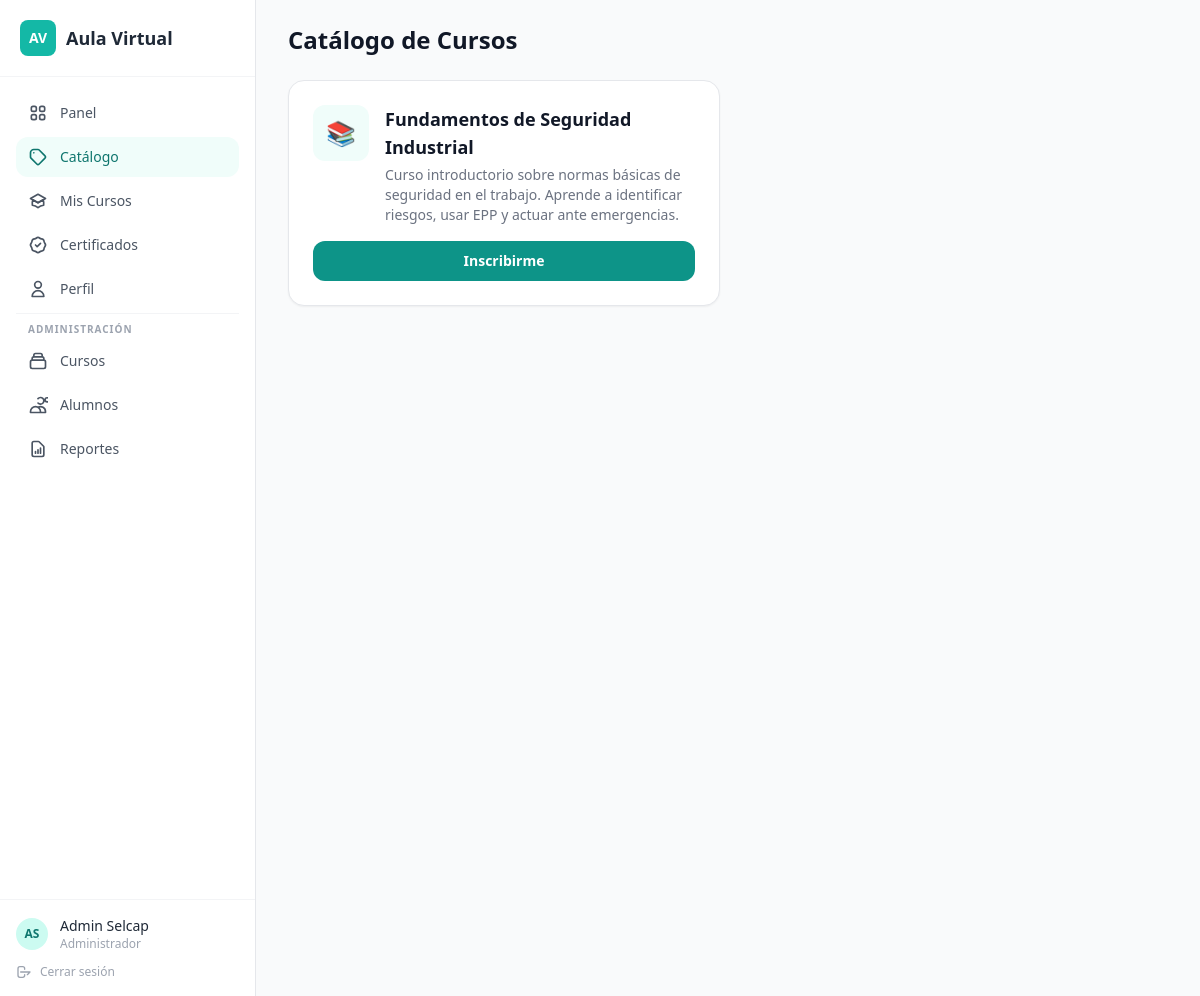
The app's page /catalogo.php (signed in) with its own data.
### tables this page shows
CREATE TABLE users (
    id INT AUTO_INCREMENT PRIMARY KEY,
    email VARCHAR(255) NOT NULL UNIQUE,
    password_hash VARCHAR(255) NOT NULL,
    first_name VARCHAR(100) NOT NULL,
    last_name VARCHAR(100) NOT NULL,
    role ENUM('admin','student') DEFAULT 'student',
    is_active TINYINT(1) DEFAULT 1,
    created_at TIMESTAMP DEFAULT CURRENT_TIMESTAMP
);

CREATE TABLE courses (
    id INT AUTO_INCREMENT PRIMARY KEY,
    title VARCHAR(255) NOT NULL,
    description TEXT,
    thumbnail_url VARCHAR(500),
    sku VARCHAR(100) UNIQUE,
    is_sequential TINYINT(1) DEFAULT 0,
    passing_grade INT DEFAULT 70,
    status ENUM('draft','published','archived') DEFAULT 'published',
    created_at TIMESTAMP DEFAULT CURRENT_TIMESTAMP
);

### includes/auth.php (called while the page is built, shortened)
<?php
require_once __DIR__ . '/config.php';
function isLoggedIn(): bool {
    return isset($_SESSION['user_id']);
}
function currentUser(): ?array {
    try {
        $stmt = db()->prepare('SELECT id, email, first_name, last_name, role FROM users WHERE id = ? AND is_active = 1');
        $stmt->execute([$_SESSION['user_id']]);
        return $stmt->fetch() ?: null;
    } catch (PDOException $e) {
        return null;
    }
}

### includes/config.php (called while the page is built, shortened)
<?php
function db(): PDO {
    static $pdo = null;
    if ($pdo === null) {
        $dsn = sprintf('mysql:host=%s;dbname=%s;charset=%s', DB_HOST, DB_NAME, DB_CHARSET);
        $pdo = new PDO($dsn, DB_USER, DB_PASS, [
            PDO::ATTR_ERRMODE => PDO::ERRMODE_EXCEPTION,
            PDO::ATTR_DEFAULT_FETCH_MODE => PDO::FETCH_ASSOC,
            PDO::ATTR_EMULATE_PREPARES => false,
        ]);
    }
    return $pdo;
}

### catalogo.php (the view, shortened to what this page needs)
<?php
require_once __DIR__ . '/includes/auth.php';
$pdo = db();
$enrolledIds = [];
$coursesStmt = $pdo->prepare('SELECT * FROM courses WHERE status = "published" ORDER BY created_at DESC');
$coursesStmt->execute();
$courses = $coursesStmt->fetchAll();
$currentPage = 'catalogo';
require __DIR__ . '/includes/header.php';
?>
<h1 class="text-2xl font-extrabold text-gray-900 mb-6">Catálogo de Cursos</h1>
<?php if (empty($courses)): ?>
  <div class="bg-white rounded-2xl border-2 border-dashed border-gray-200 p-12 text-center text-gray-400">
    No hay cursos disponibles aún.
  </div>
<?php else: ?>
  <div class="grid grid-cols-1 md:grid-cols-2 gap-4">
    <?php foreach ($courses as $c): $enrolled = in_array($c['id'], $enrolledIds); ?>
      <div class="bg-white rounded-2xl shadow-sm border border-gray-200 p-6">
        <div class="flex items-start gap-4 mb-4">
          <div class="w-14 h-14 bg-selcap-50 rounded-xl flex items-center justify-center text-2xl shrink-0">📚</div>
          <div>
            <h2 class="font-bold text-gray-900 text-lg"><?= htmlspecialchars($c['title']) ?></h2>
            <p class="text-sm text-gray-500 mt-1"><?= htmlspecialchars($c['description'] ?? '') ?></p>
          </div>
        </div>
        <?php if ($enrolled): ?>
          <a href="<?= BASE_URL ?>/curso.php?id=<?= $c['id'] ?>" class="block w-full text-center bg-selcap-600 hover:bg-selcap-700 text-white font-semibold py-2.5 rounded-xl transition-colors text-sm">
            Continuar curso →
          </a>
        <?php else: ?>
          <form method="POST" action="<?= BASE_URL ?>/enroll.php">
            <button type="submit" class="w-full bg-selcap-600 hover:bg-selcap-700 text-white font-semibold py-2.5 rounded-xl transition-colors text-sm">
              Inscribirme
            </button>
          </form>
        <?php endif; ?>
      </div>
    <?php endforeach; ?>
  </div>
<?php endif; ?>
<?php require __DIR__ . '/includes/footer.php'; ?>

### includes/header.php (shortened to what this page needs)
<?php
require_once __DIR__ . '/auth.php';
$user = currentUser();
$isAdmin = $user && $user['role'] === 'admin';
$currentPage = $currentPage ?? '';
?>
<!DOCTYPE html>
<html lang="es">
<head>
  <script src="https://cdn.tailwindcss.com"></script>
</head>
<body class="bg-gray-50 min-h-screen">
<div class="flex min-h-screen">
  <aside class="w-64 bg-white border-r border-gray-200 hidden lg:flex flex-col shrink-0">
    <div class="p-5 border-b border-gray-100">
      <a href="<?= BASE_URL ?>/dashboard.php" class="flex items-center gap-2.5 no-underline">
        <div class="w-9 h-9 bg-selcap-500 rounded-lg flex items-center justify-center">
          <span class="text-white font-extrabold text-sm">AV</span>
        </div>
        <span class="font-bold text-gray-800 text-lg">Aula Virtual</span>
      </a>
    </div>
    <nav class="flex-1 p-4 space-y-1">
      <a href="<?= BASE_URL ?>/dashboard.php" class="flex items-center gap-3 px-3 py-2.5 rounded-xl text-sm font-medium transition-colors
        <?= $currentPage === 'dashboard' ? 'bg-selcap-50 text-selcap-700' : 'text-gray-600 hover:bg-gray-50 hover:text-gray-900' ?>">
        Panel
      </a>
      <a href="<?= BASE_URL ?>/catalogo.php" class="flex items-center gap-3 px-3 py-2.5 rounded-xl text-sm font-medium transition-colors
        <?= $currentPage === 'catalogo' ? 'bg-selcap-50 text-selcap-700' : 'text-gray-600 hover:bg-gray-50 hover:text-gray-900' ?>">
        <svg class="w-5 h-5" fill="none" viewBox="0 0 24 24" stroke="currentColor"><path stroke-linecap="round" stroke-linejoin="round" stroke-width="2" d="M7 7h.01M7 3h5c.512 0 1.024.195 1.414.586l7 7a2 2 0 010 2.828l-7 7a2 2 0 01-2.828 0l-7-7A1.994 1.994 0 013 12V7a4 4 0 014-4z"/></svg>
        Catálogo
      </a>
      <a href="<?= BASE_URL ?>/mis-cursos.php" class="flex items-center gap-3 px-3 py-2.5 rounded-xl text-sm font-medium transition-colors
        <?= $currentPage === 'mis-cursos' ? 'bg-selcap-50 text-selcap-700' : 'text-gray-600 hover:bg-gray-50 hover:text-gray-900' ?>">
        Mis Cursos
      </a>
      <a href="<?= BASE_URL ?>/certificados.php" class="flex items-center gap-3 px-3 py-2.5 rounded-xl text-sm font-medium transition-colors
        <?= $currentPage === 'certificados' ? 'bg-selcap-50 text-selcap-700' : 'text-gray-600 hover:bg-gray-50 hover:text-gray-900' ?>">
        Certificados
      </a>
      <a href="<?= BASE_URL ?>/perfil.php" class="flex items-center gap-3 px-3 py-2.5 rounded-xl text-sm font-medium transition-colors
        <?= $currentPage === 'perfil' ? 'bg-selcap-50 text-selcap-700' : 'text-gray-600 hover:bg-gray-50 hover:text-gray-900' ?>">
        <svg class="w-5 h-5" fill="none" viewBox="0 0 24 24" stroke="currentColor"><path stroke-linecap="round" stroke-linejoin="round" stroke-width="2" d="M16 7a4 4 0 11-8 0 4 4 0 018 0zM12 14a7 7 0 00-7 7h14a7 7 0 00-7-7z"/></svg>
        Perfil
      </a>
      <?php if ($isAdmin): ?>
      <div class="border-t border-gray-100 my-2 pt-2">
        <p class="px-3 text-[10px] text-gray-400 mb-1 uppercase tracking-widest font-semibold">Administración</p>
      </div>
      <a href="<?= BASE_URL ?>/admin/courses.php" class="flex items-center gap-3 px-3 py-2.5 rounded-xl text-sm font-medium transition-colors
        <?= $currentPage === 'cursos' ? 'bg-selcap-50 text-selcap-700' : 'text-gray-600 hover:bg-gray-50 hover:text-gray-900' ?>">
        <svg class="w-5 h-5" fill="none" viewBox="0 0 24 24" stroke="currentColor"><path stroke-linecap="round" stroke-linejoin="round" stroke-width="2" d="M19 11H5m14 0a2 2 0 012 2v6a2 2 0 01-2 2H5a2 2 0 01-2-2v-6a2 2 0 012-2m14 0V9a2 2 0 00-2-2M5 11V9a2 2 0 012-2m0 0V5a2 2 0 012-2h6a2 2 0 012 2v2M7 7h10"/></svg>
        Cursos
      </a>
      <a href="<?= BASE_URL ?>/admin/alumnos.php" class="flex items-center gap-3 px-3 py-2.5 rounded-xl text-sm font-medium transition-colors
        <?= $currentPage === 'alumnos' ? 'bg-selcap-50 text-selcap-700' : 'text-gray-600 hover:bg-gray-50 hover:text-gray-900' ?>">
        <svg class="w-5 h-5" fill="none" viewBox="0 0 24 24" stroke="currentColor"><path stroke-linecap="round" stroke-linejoin="round" stroke-width="2" d="M12 4.354a4 4 0 110 5.292M15 21H3v-1a6 6 0 0112 0v1zm0 0h6v-1a6 6 0 00-9-5.197m13.5-9a2.5 2.5 0 11-5 0 2.5 2.5 0 015 0z"/></svg>
        Alumnos
      </a>
      <a href="<?= BASE_URL ?>/admin/reportes.php" class="flex items-center gap-3 px-3 py-2.5 rounded-xl text-sm font-medium transition-colors
        <?= $currentPage === 'reportes' ? 'bg-selcap-50 text-selcap-700' : 'text-gray-600 hover:bg-gray-50 hover:text-gray-900' ?>">
        <svg class="w-5 h-5" fill="none" viewBox="0 0 24 24" stroke="currentColor"><path stroke-linecap="round" stroke-linejoin="round" stroke-width="2" d="M9 17v-2m3 2v-4m3 4v-6m2 10H7a2 2 0 01-2-2V5a2 2 0 012-2h5.586a1 1 0 01.707.293l5.414 5.414a1 1 0 01.293.707V19a2 2 0 01-2 2z"/></svg>
        Reportes
      </a>
      <?php endif; ?>
    </nav>
    <div class="p-4 border-t border-gray-100">
      <div class="flex items-center gap-3 mb-3">
        <div class="w-8 h-8 rounded-full bg-selcap-100 flex items-center justify-center text-selcap-700 font-bold text-xs">
          <?= strtoupper(substr($user['first_name'] ?? 'U', 0, 1) . substr($user['last_name'] ?? '', 0, 1)) ?>
        </div>
        <div class="min-w-0">
          <p class="text-sm font-medium text-gray-800 truncate"><?= htmlspecialchars(($user['first_name'] ?? '') . ' ' . ($user['last_name'] ?? '')) ?></p>
          <p class="text-xs text-gray-400"><?= $isAdmin ? 'Administrador' : 'Estudiante' ?></p>
        </div>
      </div>
      <a href="<?= BASE_URL ?>/logout.php" class="flex items-center gap-2 text-xs text-gray-400 hover:text-red-500 transition-colors">
        <svg class="w-4 h-4" fill="none" viewBox="0 0 24 24" stroke="currentColor"><path stroke-linecap="round" stroke-linejoin="round" stroke-width="2" d="M17 16l4-4m0 0l-4 4m4-4H7m6 4v1a3 3 0 01-3 3H6a3 3 0 01-3-3V7a3 3 0 013-3h4a3 3 0 013 3v1"/></svg>
        Cerrar sesión
      </a>
    </div>
  </aside>
  <div class="flex-1 lg:ml-0 mt-14 lg:mt-0">
    <main class="max-w-5xl mx-auto px-4 lg:px-8 py-6">

### includes/header.php (style rules this page uses)
body { font-family: system-ui, -apple-system, sans-serif; }

### records on screen
users: first_name+last_name "AS", first_name+last_name "Admin Selcap"
courses: title "Fundamentos de Seguridad Industrial", description "Curso introductorio sobre normas básicas de seguridad en el trabajo. Aprende a identificar riesgos, usar EPP y actuar ante emergencias."
